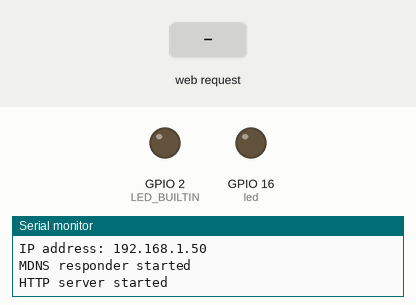
A program run on a simulated ESP8266 (NodeMCU). Parts: output pins drawn as LEDs (lit = HIGH, except the on-board LED, lit = LOW), the last lines printed to the serial monitor. Inputs (shaded band) come from the test bench. WiFi joins after 1.5 s; servers stay silent unless stated.

Above: at 2.7 s.
2.8 s: HTTP request GET /on received
At 4.0 s:
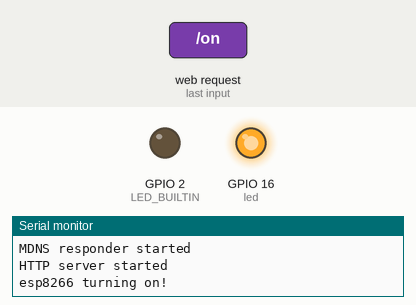
4.3 s: HTTP request GET /off received
At 5.1 s:
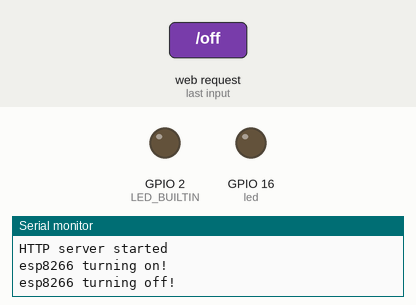
5.8 s: HTTP request GET / received
At 6.3 s:
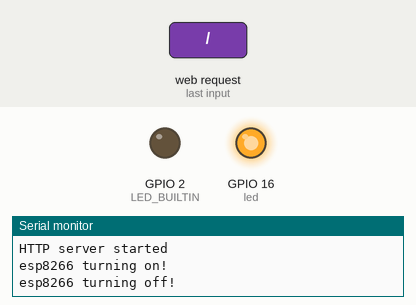
Timing chart, 0 to 8.8 s (numbered marks = the images above; inputs shaded):
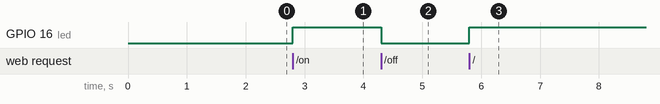

Measured:
- after the input at 2.8 s, GPIO 16 (led): LOW → HIGH at once
- after the input at 4.3 s, GPIO 16 (led): HIGH → LOW at once
- after the input at 5.8 s, GPIO 16 (led): LOW → HIGH at once

The program:

main.cpp
```cpp
#include <Arduino.h>

#include <WifiManager.h>         //https://github.com/tzapu/WiFiManager
#include <ESP8266WiFi.h>
#include <WiFiClient.h>
#include <ESP8266WebServer.h>
#include <ESP8266mDNS.h>

const char* ssid = "Ikkefaen";
const char* password = "Traktor100";
const char* wifiName = "SuperTrippelAP";
IPAddress serverip(10, 0, 0, 50);
ESP8266WebServer server(80);
WiFiManager wifiManager;

const int led = 16;


void handleRoot() {
  digitalWrite(LED_BUILTIN, 0);
  digitalWrite(led, 1);
  server.send(200, "text/plain", "hello from esp8266!");
  digitalWrite(LED_BUILTIN, 1);
}

void handleOn() {
  digitalWrite(LED_BUILTIN, 0);
  digitalWrite(led, 1);
  server.send(200, "text/plain", "esp8266 turning on!");
  Serial.println("esp8266 turning on!");
  digitalWrite(LED_BUILTIN, 1);
}

void handleOff() {
  digitalWrite(LED_BUILTIN, 0);
  digitalWrite(led, 0);
  server.send(200, "text/plain", "esp8266 turning off!");
  Serial.println("esp8266 turning off!");
  digitalWrite(LED_BUILTIN, 1);
}

void handleWifiReset() {
  server.send(200, "text/plain", "Manually starting configuration portal!");
  Serial.println("Manually starting configuration portal!");
  wifiManager.startConfigPortal(wifiName);

  Serial.println("Restarting ESP");
  ESP.restart();
}

void handleNotFound(){
  digitalWrite(LED_BUILTIN, 0);
  String message = "File Not Found\n\n";
  message += "URI: ";
  message += server.uri();
  message += "\nMethod: ";
  message += (server.method() == HTTP_GET)?"GET":"POST";
  message += "\nArguments: ";
  message += server.args();
  message += "\n";
  for (uint8_t i=0; i<server.args(); i++){
    message += " " + server.argName(i) + ": " + server.arg(i) + "\n";
  }
  server.send(404, "text/plain", message);
  digitalWrite(LED_BUILTIN, 1);
}

void setup(void){
  pinMode(led, OUTPUT);
  pinMode(LED_BUILTIN, OUTPUT);

  digitalWrite(led, 0);
  digitalWrite(LED_BUILTIN, 1);

  Serial.begin(9600);
  Serial.println("starting");

  wifiManager.resetSettings();  // For debugging, only.

  // Init Wifi - connect to existing, or configure.
  wifiManager.setSTAStaticIPConfig(serverip, IPAddress(10,0,0,138), IPAddress(255,255,255,0));
  wifiManager.setAPStaticIPConfig(serverip, serverip, IPAddress(255,255,255,0));

  //fetches ssid and pass from eeprom and tries to connect
  //if it does not connect it starts an access point with the specified name
  //here  "AutoConnectAP"
  //and goes into a blocking loop awaiting configuration
  wifiManager.autoConnect(wifiName);

  // Configure server.
  Serial.println("");
  Serial.print("Connected to ");
  Serial.println(ssid);
  Serial.print("IP address: ");
  Serial.println(WiFi.localIP());

  if (MDNS.begin("esp8266")) {
    Serial.println("MDNS responder started");
  }

  server.on("/", handleRoot);
  server.on("/on", handleOn);
  server.on("/off", handleOff);
  server.on("/reset", handleWifiReset);

  server.on("/inline", [](){
    digitalWrite(LED_BUILTIN, 0);
    server.send(200, "text/plain", "this works as well");
    digitalWrite(LED_BUILTIN, 1);
  });

  server.onNotFound(handleNotFound);

  server.begin();
  Serial.println("HTTP server started");
}

void loop(void){
  server.handleClient();
}
```
